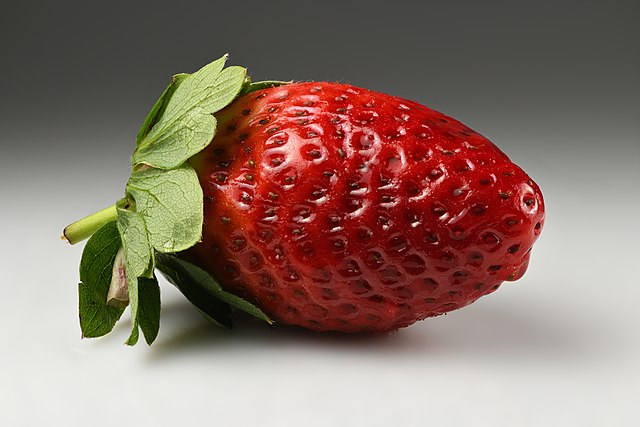
#> input picture OpenCV_tutorials/assets/strawberry.jpeg, 640 x 427 px
$ python tutorial1.py
#> lines starting #> are read from the running program, lines starting #| are printed output that depends on the picture
import cv2
import numpy as np

x = np.array([1, 2, 3])
y = np.array([4, 5, 6])

print(x + y)

img1 = cv2.imread("assets/strawberry.jpeg", cv2.IMREAD_COLOR)     # -1
#> img1 is the input picture: shape (427, 640, 3); mean B, G, R 106.5, 116.6, 140.7
img2 = cv2.imread("assets/strawberry.jpeg", cv2.IMREAD_GRAYSCALE) # 0
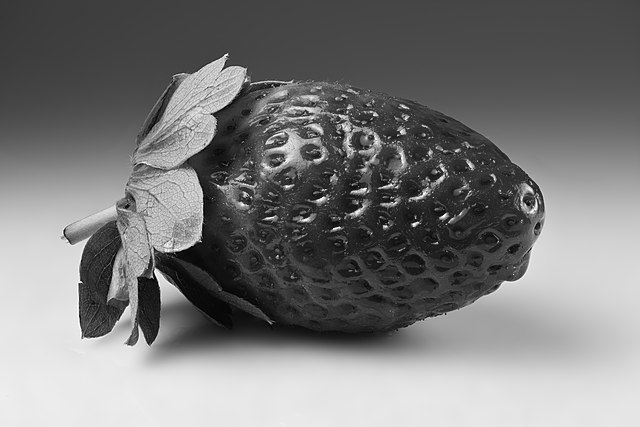
#> img2: shape (427, 640); min 0, max 255, mean 122.6
img3 = cv2.imread("assets/strawberry.jpeg", cv2.IMREAD_UNCHANGED) # 1

cv2.imshow("Strawberry", img1)
cv2.waitKey(0)
cv2.destroyAllWindows()

img1_resized_v1 = cv2.resize(img1, (600, 400))
cv2.imshow("Strawberry (resized)", img1_resized_v1)
cv2.waitKey(0)
cv2.destroyAllWindows()

img1_resized_v2 = cv2.resize(img1, (0,0), fx=0.5, fy=0.5)
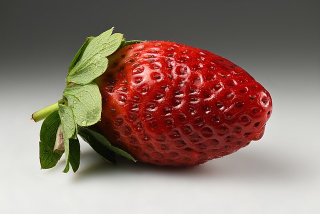
#> img1_resized_v2: shape (214, 320, 3); mean B, G, R 106.9, 117, 141
cv2.imshow("Strawberry (resized v2)", img1_resized_v2)
cv2.waitKey(0)
cv2.destroyAllWindows()

img1_resized_v3 = cv2.resize(img1, (0,0), fx=2, fy=2)
cv2.imshow("Strawberry (resized v3)", img1_resized_v3)
cv2.waitKey(0)
cv2.destroyAllWindows()

img1_rotated_v1 = cv2.rotate(img1, cv2.ROTATE_90_COUNTERCLOCKWISE)
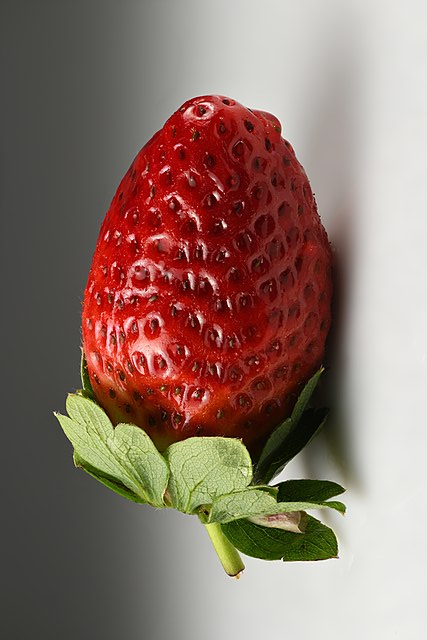
#> img1_rotated_v1: shape (640, 427, 3); mean B, G, R 106.5, 116.6, 140.7
cv2.imshow("Strawberry (rotated v1)", img1_rotated_v1)
cv2.waitKey(0)
cv2.destroyAllWindows()

img1_rotated_v2 = cv2.rotate(img1, cv2.ROTATE_180)
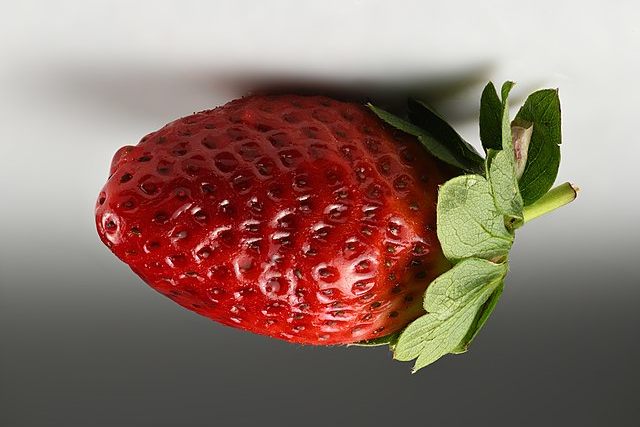
#> img1_rotated_v2: shape (427, 640, 3); mean B, G, R 106.5, 116.6, 140.7
cv2.imshow("Strawberry (rotated v2)", img1_rotated_v2)
cv2.waitKey(0)
cv2.destroyAllWindows()

img1_rotated_v3 = cv2.rotate(img1, cv2.ROTATE_90_CLOCKWISE)
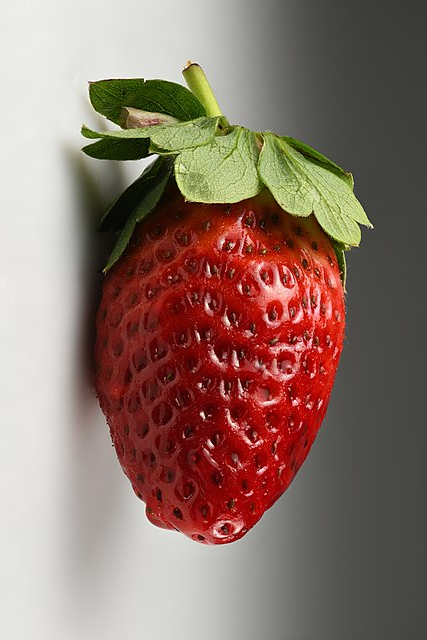
#> img1_rotated_v3: shape (640, 427, 3); mean B, G, R 106.5, 116.6, 140.7
cv2.imshow("Strawberry (rotated v3)", img1_rotated_v3)
cv2.waitKey(0)
cv2.destroyAllWindows()

cv2.imwrite("assets/resized_strawberry.jpeg", img1_resized_v2)
cv2.imwrite("assets/rotated_strawberry.jpeg", img1_rotated_v3)
